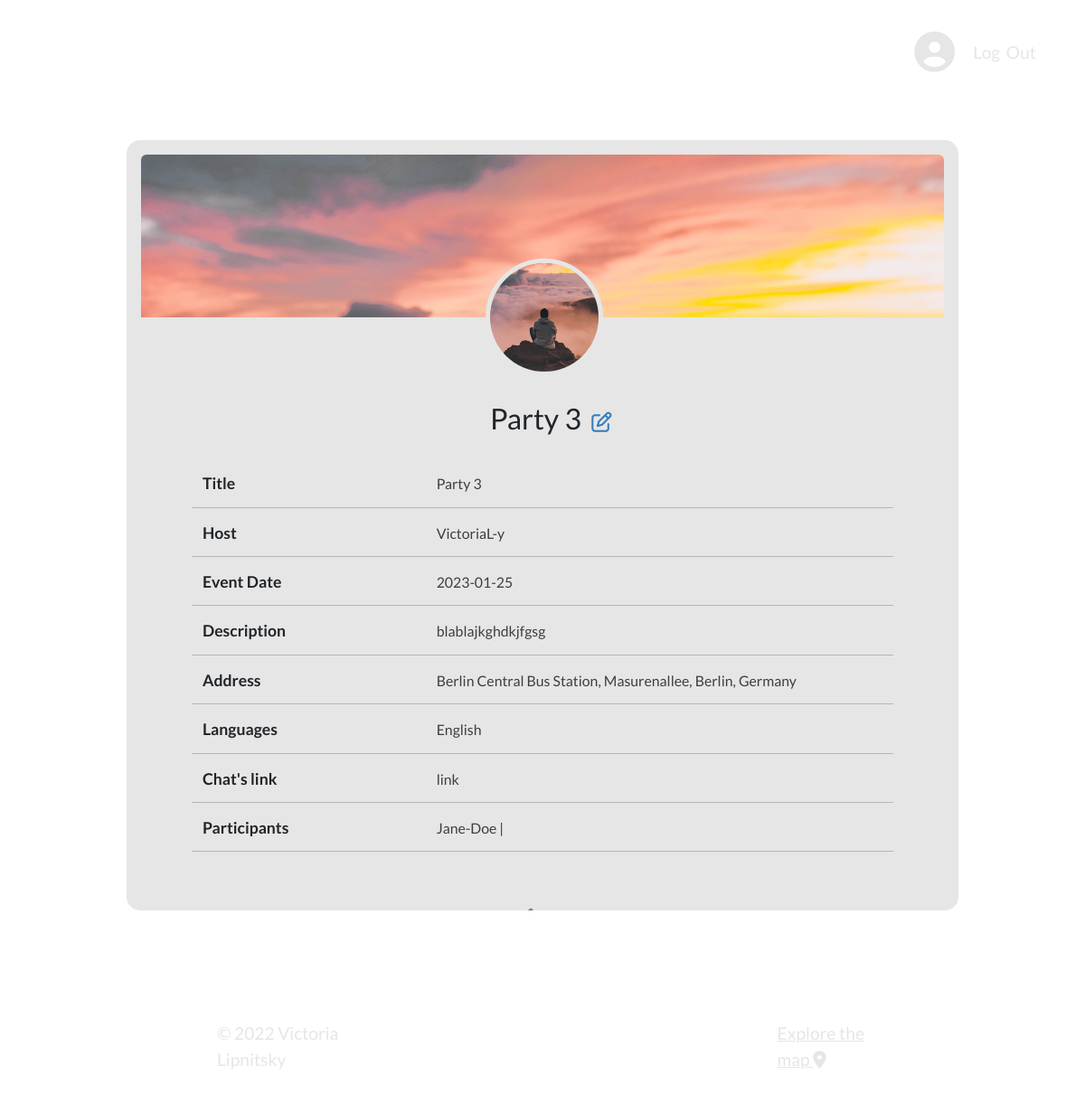
/party/4 (signed in), run on an earlier commit of the app's database.
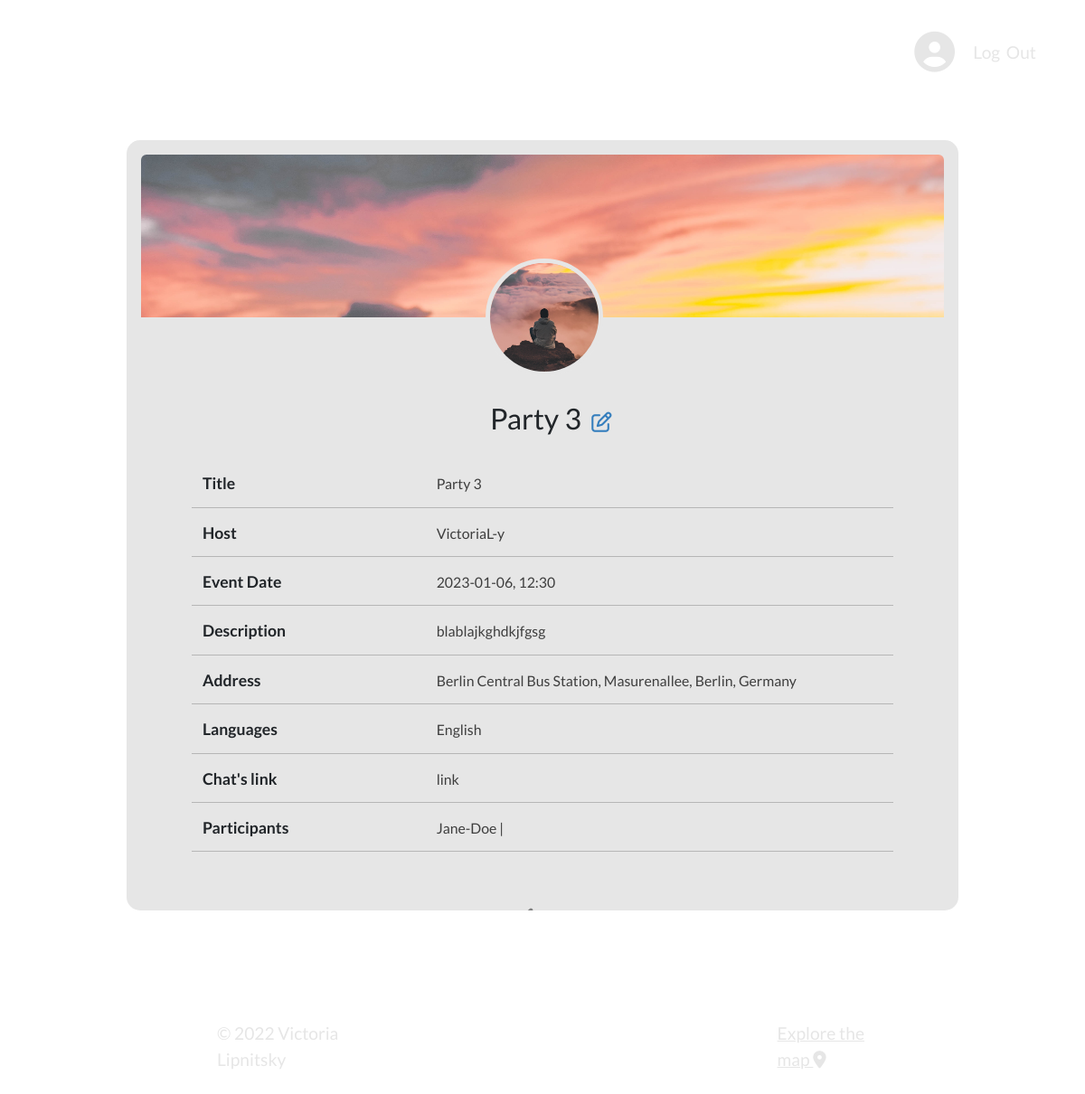
And on a later commit of the database.
### app/models.py (models this page shows, shortened)
class Party(db.Model):
    __tablename__ = 'party'
    id = db.Column(db.Integer, primary_key=True)
    title = db.Column(db.String(30), nullable=False)
    date_posted = db.Column(db.DateTime, nullable=False, default=datetime.utcnow)
    date_time = db.Column(db.String(30), nullable=False)
    address = db.Column(db.String(30), nullable=False)
    lng = db.Column(db.String(30), nullable=False)
    lat = db.Column(db.String(30), nullable=False)
    whatsapp_link = db.Column(db.String(30), nullable=False)
    party_languages = db.Column(db.String(30), nullable=False)
    description = db.Column(db.Text, nullable=False)
    author_id = db.Column(db.Integer, db.ForeignKey('author.id'), nullable=False)

### app/routes.py (the view)
@app.route("/party/<int:party_id>")
def party(party_id):
    form = PartyForm()
    party = Party.query.get_or_404(party_id)
    image_avatar_file = url_for('static', filename='profile_pics/' + current_user.image_avatar_file)
    image_bg_file = url_for('static', filename='profile_pics/' + current_user.image_bg_file)
    return render_template('party.html', title=party.title, image_avatar_file=image_avatar_file, image_bg_file=image_bg_file, party=party, form=form)

### app/models.py (called while the page is built)
@login_manager.user_loader
def load_user(user_id):
    return User.query.get(int(user_id))

### app/templates/party.html (shortened to what this page needs)
{% extends "layout.html" %}
{% block content %}
<div class="profile-container party">
    <div class="profile-backg-img px-3 pb-3">
        <img class="rounded" src="{{ image_bg_file }}">
    </div>
    <div class="media mx-4 d-flex flex-column align-items-center justify-content-center">
        <img class="rounded-circle ms-4 profile-img" src="{{ image_avatar_file }}">
        <legend class="pt-3 pb-2 text-center">
            <h2>&nbsp;&nbsp;&nbsp;{{ party.title }}  <a href="{{ url_for('update_party', party_id=party.id) }}"><i class="fa-regular fa-pen-to-square edit-profile"></i></a></h2>
        </legend>
        <div class="row px-5 py-4 container-fluid user-data party-page">
            <div class="col-4">
                <span>{{ form.title.label }}</span>
            </div>
            <div class="col-8">
                <span>{{ party.title }}</span>
            </div>
            <div class="col-4">
                <span>Host</span>
            </div>
            <div class="col-8">
                <span>{{ party.author.username }}</span>
            </div>
            <div class="col-4">
                <span>{{ form.date_time.label }}</span>
            </div>
            <div class="col-8">
                <span>{{ party.date_time }}</span>
            </div>
            <div class="col-4">
                <span>{{ form.description.label }}</span>
            </div>
            <div class="col-8">
                <span>{{ party.description }}</span>
            </div>
            <div class="col-4">
                <span>{{ form.address.label }}</span>
            </div>
            <div class="col-8">
                <span>{{ party.address }}</span>
            </div>
            <div class="col-4">
                <span>{{ form.party_languages.label }}</span>
            </div>
            <div class="col-8">
                <span>{{ party.party_languages }}</span>
            </div>
            <div class="col-4">
                <span>{{ form.whatsapp_link.label }}</span>
            </div>
            <div class="col-8">
                <span>{{ party.whatsapp_link }}</span>
            </div>
            <div class="col-4">
                <span>Participants</span>
            </div>
            <div class="col-8">
                <span>
                    {% for follower in party.followers %}
                        {{ follower.username }}&nbsp;|&nbsp;
                    {% endfor %}
                </span>
            </div>
            <div class="form-group pt-0 mt-2 d-flex align-items-center justify-content-center">
                <a href="{{ url_for('profile') }}"><i class="fa-solid fa-arrow-left back-arrow"></i></a>
            </div>
        </div>
    </div>
</div>
<div class="container-fluid p-0 d-flex justify-content-between bottomInscription">
    <p>© 2022 Victoria Lipnitsky</p>
    <a href="{{ url_for('map') }}">Explore the map <i class="fa-solid fa-location-dot"></i></a>
</div>
{% endblock %}

What changed in the data, as far as the page shows it:
changed Party "Party 3": date_time "2023-01-25" → "2023-01-06, 12:30"
